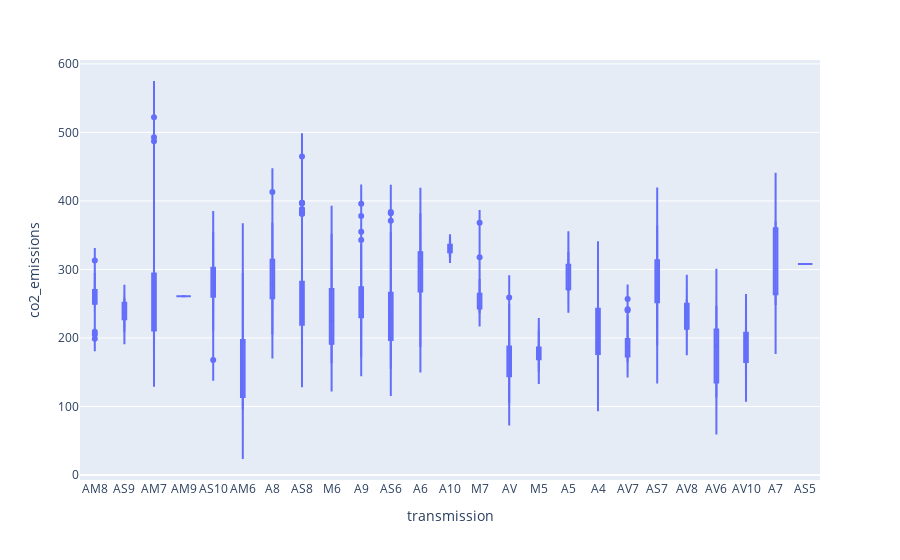

Notebook code for this chart:
### Markdown cell above
# 5. Violin plot

### Code cell
# violon plot

fig5 = px.violin(df, x='transmission', y='co2_emissions', box=True)
fig5.show()
# save the plot
fig5.write_image("./outputs/plotly_plots/fig5.png", scale=3)

### Figure 1 — Plotly figure (JSON) as saved in the notebook; plotly's stock layout.template omitted (floating-point values rounded to 4 significant figures; data arrays with more than 128 entries replaced by an {"elided": "..."} marker saying what was removed)
{"data": [{"alignmentgroup": "True", "box": {"visible": true}, "hovertemplate": "transmission=%{x}<br>co2_emissions=%{y}<extra></extra>", "legendgroup": "", "marker": {"color": "#636efa"}, "name": "", "offsetgroup": "", "orientation": "v", "scalegroup": "True", "showlegend": false, "type": "violin", "x": {"elided": "1056 str values"}, "x0": " ", "xaxis": "x", "y": {"elided": "1056 int values"}, "y0": " ", "yaxis": "y"}], "layout": {"legend": {"tracegroupgap": 0}, "margin": {"t": 60}, "violinmode": "group", "xaxis": {"anchor": "y", "domain": [0, 1], "title": {"text": "transmission"}}, "yaxis": {"anchor": "x", "domain": [0, 1], "title": {"text": "co2_emissions"}}}}
